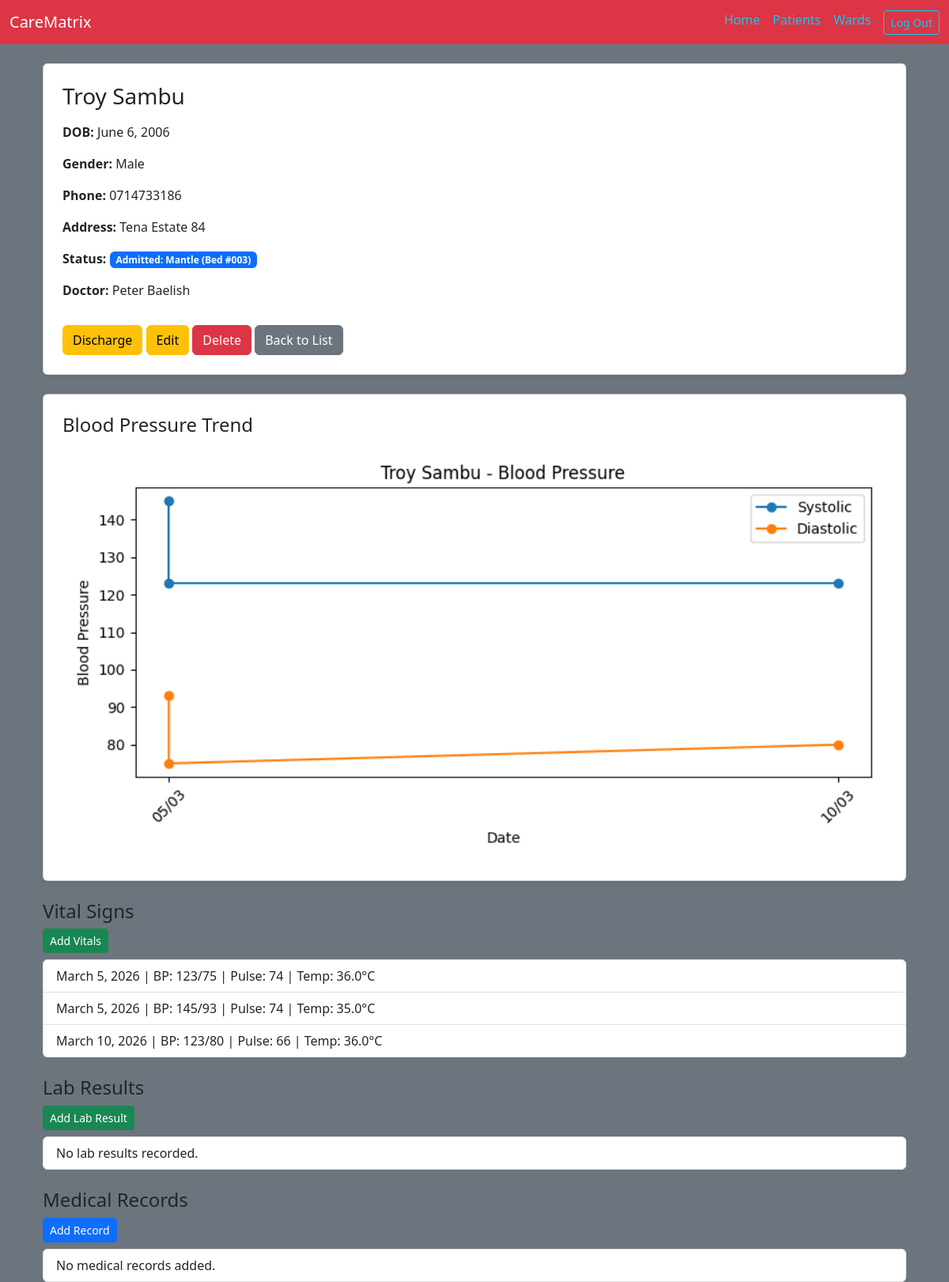
The app's page /patients/8/ (signed in) with its own data.
### patients/models.py (models this page shows, shortened)
class Patient(models.Model):
    first_name = models.CharField(max_length=50)
    last_name = models.CharField(max_length=50)
    date_of_birth = models.DateField()
    gender = models.CharField(max_length=10)
    phone = models.CharField(max_length=15)
    address = models.TextField(blank=True)
    doctor = models.CharField(blank=True, null=True, max_length=100)
    is_high_risk = models.BooleanField(default=False)
    current_bed = models.OneToOneField(Bed, null=True, blank=True, on_delete=models.SET_NULL, related_name='occupant')

class Bed(models.Model):
    ward = models.ForeignKey(Ward, related_name='beds', on_delete=models.CASCADE)
    bed_number = models.CharField(max_length=20)
    is_occupied = models.BooleanField(default=False)

class Ward(models.Model):
    WARD_TYPES = (
        ('General', 'General'),
        ('ICU', 'ICU'),
        ('Maternity', 'Maternity'),
        ('Pediatric', 'Pediatric'),
    )
    name = models.CharField(max_length=100)
    ward_type = models.CharField(max_length=20, choices=WARD_TYPES, default='General')
    capacity = models.IntegerField(default=0)

class VitalSign(models.Model):
    patient = models.ForeignKey(Patient, related_name='vitals', on_delete=models.CASCADE)
    weight = models.FloatField()
    height = models.FloatField()
    blood_pressure_systolic = models.IntegerField()
    blood_pressure_diastolic = models.IntegerField()
    pulse = models.IntegerField()
    temperature = models.FloatField()
    visit_date = models.DateField(default=date.today)

### patients/views.py (the view)
# urls.py: path('<int:pk>/', views.patient_detail, name='patient_detail'),
@login_required
def patient_detail(request, pk):
    patient = get_object_or_404(Patient, pk=pk)
    vitals = patient.vitals.order_by('-visit_date')[:20]
    vitals = list(reversed(vitals))
    labels = [v.visit_date.strftime("%d/%m") for v in vitals]
    systolic = [v.blood_pressure_systolic for v in vitals]
    diastolic = [v.blood_pressure_diastolic for v in vitals]
    graph = None
    if vitals:
        plt.figure(figsize=(8, 4))
        plt.plot(labels, systolic, marker='o')
        plt.plot(labels, diastolic, marker='o')
        plt.title(f"{patient.first_name} {patient.last_name} - Blood Pressure")
        plt.xlabel("Date")
        plt.ylabel("Blood Pressure")
        plt.legend(["Systolic", "Diastolic"])
        plt.xticks(rotation=45)
        buffer = io.BytesIO()
        plt.tight_layout()
        plt.savefig(buffer, format='png')
        buffer.seek(0)
        image_png = buffer.getvalue()
        buffer.close()
        plt.close()
        graph = base64.b64encode(image_png).decode('utf-8')
    context = {
        'patient': patient,
        'graph': graph
    }
    return render(request, 'patients/detail.html', context)

### patients/templates/patients/detail.html (shortened to what this page needs)
{% extends "base.html" %}
{% block content %}
<div class="container mt-4">
    <div class="card shadow-sm p-4">
        <h3 class="mb-3">{{ patient.first_name }} {{ patient.last_name }}</h3>
        <p><strong>DOB:</strong> {{ patient.date_of_birth }}</p>
        <p><strong>Gender:</strong> {{ patient.gender }}</p>
        <p><strong>Phone:</strong> {{ patient.phone }}</p>
        <p><strong>Address:</strong> {{ patient.address }}</p>
        <p>
            <strong>Status:</strong>
            {% if patient.current_bed %}
              <span class="badge bg-primary">Admitted: {{ patient.current_bed.ward.name }} (Bed {{ patient.current_bed.bed_number }})</span>
            {% else %}
              <span class="badge bg-secondary">Outpatient</span>
            {% endif %}
        </p>
        <p><strong>Doctor:</strong> {{ patient.doctor }}</p>
        <div class="mt-3">
            {% if not patient.current_bed %}
              <a href="{% url 'patients:admit_patient' patient.pk %}" class="btn btn-primary">Admit to Ward</a>
            {% else %}
              <form action="{% url 'patients:discharge_patient' patient.pk %}" method="POST" class="d-inline">
                  <button type="submit" class="btn btn-warning" onclick="return confirm('Discharge {{ patient.first_name }}?');">Discharge</button>
              </form>
            {% endif %}
            <a href="{% url 'patients:patient_update' patient.id %}" class="btn btn-warning">Edit</a>
            <a href="{% url 'patients:patient_delete' patient.id %}" class="btn btn-danger">Delete</a>
            <a href="{% url 'patients:patient_list' %}" class="btn btn-secondary">Back to List</a>
        </div>
    </div>
    <div class="card shadow-sm p-4 mt-4">
        <h4 class="mb-3">Blood Pressure Trend</h4>
        {% if graph %}
            <img class="img-fluid rounded">
        {% else %}
            <p class="text-muted">No vital signs recorded for this patient.</p>
        {% endif %}
    </div>
    <div class="mt-4">
        <h4>Vital Signs</h4>
        <a href="{% url 'patients:add_vitals' patient.id %}" class="btn btn-success btn-sm mb-2">
            Add Vitals
        </a>
        <ul class="list-group">
            {% for vital in patient.vitals.all %}
                <li class="list-group-item">
                    {{ vital.visit_date }} |
                    BP: {{ vital.blood_pressure_systolic }}/{{ vital.blood_pressure_diastolic }} |
                    Pulse: {{ vital.pulse }} |
                    Temp: {{ vital.temperature }}°C
                </li>
            {% empty %}
                <li class="list-group-item">No vitals recorded.</li>
            {% endfor %}
        </ul>
    </div>
    <div class="mt-4">
        <h4>Lab Results</h4>
        <a href="{% url 'patients:add_lab' patient.id %}" class="btn btn-success btn-sm mb-2">
            Add Lab Result
        </a>
        <ul class="list-group">
            {% for lab in patient.labs.all %}
                <li class="list-group-item">
                    {{ lab.test_date }} |
                    {{ lab.test_name }}: {{ lab.result_value }}
                    <strong>({{ lab.status }})</strong>
                </li>
            {% empty %}
                <li class="list-group-item">No lab results recorded.</li>
            {% endfor %}
        </ul>
    </div>
    <div class="mt-4">
        <h4>Medical Records</h4>
        <a href="{% url 'patients:add_record' patient.id %}" class="btn btn-primary btn-sm mb-2">
            Add Record
        </a>
        <ul class="list-group">
            {% for record in patient.medicalrecord_set.all %}
                <li class="list-group-item">
                    {{ record.created_at }} | {{ record.description }}
                </li>
            {% empty %}
                <li class="list-group-item">No medical records added.</li>
            {% endfor %}
        </ul>
    </div>
</div>
{% endblock %}

### records on screen
Patient: first_name "Troy", last_name "Sambu", date_of_birth "June 6, 2006", gender "Male", phone "0714733186", address "Tena Estate 84", current_bed.ward.name "Mantle", current_bed.bed_number "#003", doctor "Peter Baelish"
VitalSign: visit_date "March 5, 2026", blood_pressure_systolic "123", blood_pressure_diastolic "75", pulse "74", temperature "36.0"
VitalSign: visit_date "March 5, 2026", blood_pressure_systolic "145", blood_pressure_diastolic "93", pulse "74", temperature "35.0"
VitalSign: visit_date "March 10, 2026", blood_pressure_systolic "123", blood_pressure_diastolic "80", pulse "66", temperature "36.0"
